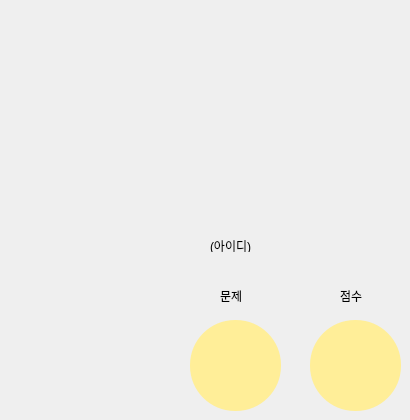
     <widget class="QWidget" name="page_26">
      <widget class="QLabel" name="lb_point_">
       <property name="geometry">
        <rect>
         <x>310</x>
         <y>320</y>
         <width>91</width>
         <height>91</height>
        </rect>
       </property>
       <property name="styleSheet">
        <string notr="true">background-color: rgb(255, 238, 152);
border-radius:45px;
/*border: 1px solid rgb(255, 255, 0);*/
/*border: 10px solid rgb(255, 255, 0);*/
font: 75 20pt &quot;맑은 고딕&quot; ;
color: rgb(255, 255, 255);


</string>
       </property>
       <property name="text">
        <string/>
       </property>
       <property name="alignment">
        <set>Qt::AlignCenter</set>
       </property>
      </widget>
      <widget class="QLabel" name="lb_user_name_">
       <property name="geometry">
        <rect>
         <x>210</x>
         <y>240</y>
         <width>56</width>
         <height>12</height>
        </rect>
       </property>
       <property name="text">
        <string>(아이디)</string>
       </property>
      </widget>
      <widget class="QLabel" name="label_24">
       <property name="geometry">
        <rect>
         <x>220</x>
         <y>290</y>
         <width>56</width>
         <height>12</height>
        </rect>
       </property>
       <property name="text">
        <string>문제</string>
       </property>
      </widget>
      <widget class="QLabel" name="label_25">
       <property name="geometry">
        <rect>
         <x>340</x>
         <y>290</y>
         <width>56</width>
         <height>12</height>
        </rect>
       </property>
       <property name="text">
        <string>점수</string>
       </property>
      </widget>
      <widget class="QLabel" name="lb_question_num_">
       <property name="geometry">
        <rect>
         <x>190</x>
         <y>320</y>
         <width>91</width>
         <height>91</height>
        </rect>
       </property>
       <property name="styleSheet">
        <string notr="true">background-color: rgb(255, 238, 152);
border-radius:45px;
/*border: 1px solid rgb(255, 255, 0);*/
/*border: 10px solid rgb(255, 255, 0);*/
font: 75 20pt &quot;맑은 고딕&quot; ;
color: rgb(255, 255, 255);


</string>
       </property>
       <property name="text">
        <string/>
       </property>
       <property name="alignment">
        <set>Qt::AlignCenter</set>
       </property>
      </widget>
     </widget>
